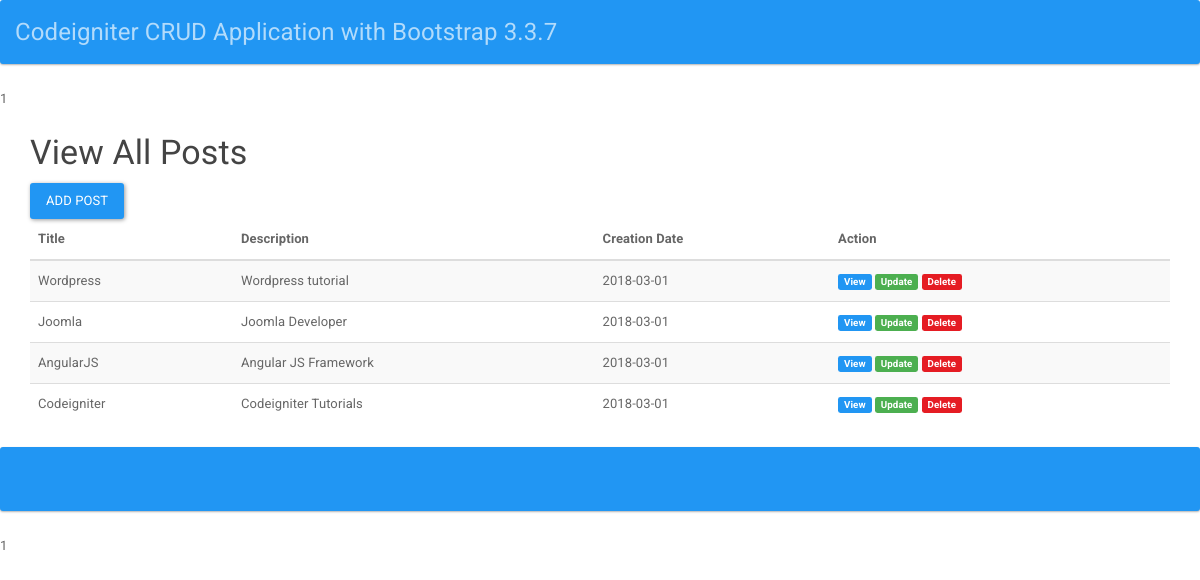
The page / on the database its author committed.
### tables this page shows
CREATE TABLE `tbl_posts` (
  `id` int(100) NOT NULL,
  `title` varchar(200) NOT NULL,
  `description` text NOT NULL,
  `date_created` date NOT NULL
);

### application/controllers/Welcome.php (called while the page is built, shortened)
<?php
class Welcome extends CI_Controller {
	public function index()
	{
		$this->load->model('queries');
		$posts = $this->queries->getPosts();
		$this->load->view('welcome_message', ['posts' => $posts]);
	}
}

### index.php (called while the page is built, shortened)
<?php
require_once BASEPATH.'core/CodeIgniter.php';

### application/models/queries.php (called while the page is built, shortened)
<?php
	class queries extends CI_Model{
		public function getPosts()
		{
			$query = $this->db->get('tbl_posts');
			if($query->num_rows() > 0){
				return $query->result();
			}
		}
	}
?>

### application/views/welcome_message.php (the view, shortened to what this page needs)
<?=include_once('layouts/header.php');?>
	<div class="container">
		<h3>View All Posts</h3>
		<?=anchor('welcome/create', 'Add Post', ['class' => 'btn btn-primary']);?>
		<table class="table table-striped table-hover ">
			<thead>
				<tr>
					<th>Title</th>
					<th>Description</th>
					<th>Creation Date</th>
					<th>Action</th>
				</tr>
			</thead>
			<tbody>
				<?php if(count($posts)): ?>
					<?php foreach ($posts as $post): ?>
						<tr>
							<td><?=$post->title;?></td>
							<td><?=$post->description;?></td>
							<td><?=$post->date_created;?></td>
							<td>
								<?=anchor("welcome/view/{$post->id}", 'View', ['class'=>'label label-primary']);?>
								<?=anchor("welcome/update/{$post->id}", 'Update', ['class'=>'label label-success']);?>
								<?=anchor("welcome/delete/{$post->id}", 'Delete', ['class'=>'label label-danger']);?>
							</td>
						</tr>
					<?php endforeach; ?>
				<?php else: ?>
				<tr>
					<td>No Records Found!</td>
				</tr>
			<?php endif; ?>
			</tbody>
		</table>
	</div>
<?=include_once('layouts/footer.php');?>

### application/views/layouts/header.php (shortened to what this page needs)
?><!DOCTYPE html>
<html lang="en">
<head>
	<link rel="stylesheet" type="text/css" href="<?=base_url('assets/css/bootstrap.css');?>">
</head>
<body>
	<nav class="navbar navbar-inverse">
		<div class="container-fluid">
			<div class="navbar-header">
				<a class="navbar-brand" href="#">Codeigniter CRUD Application with Bootstrap 3.3.7</a>
			</div>
		</div>
	</nav>

### application/views/layouts/footer.php
	<nav class="navbar navbar-inverse">
	</nav>
</body>
</html>

### rows shown on the page
tbl_posts: title "Wordpress", description "Wordpress tutorial", date_created "2018-03-01", id "View", id "Update", id "Delete"
tbl_posts: title "Joomla", description "Joomla Developer", date_created "2018-03-01", id "View", id "Update", id "Delete"
tbl_posts: title "AngularJS", description "Angular JS Framework", date_created "2018-03-01", id "View", id "Update", id "Delete"
tbl_posts: title "Codeigniter", description "Codeigniter Tutorials", date_created "2018-03-01", id "View", id "Update", id "Delete"

### other values the page prints
include_once('layouts/header.php') "1"
anchor('welcome/create', 'Add Post', ['class' => 'btn btn-primary']) "ADD POST"
